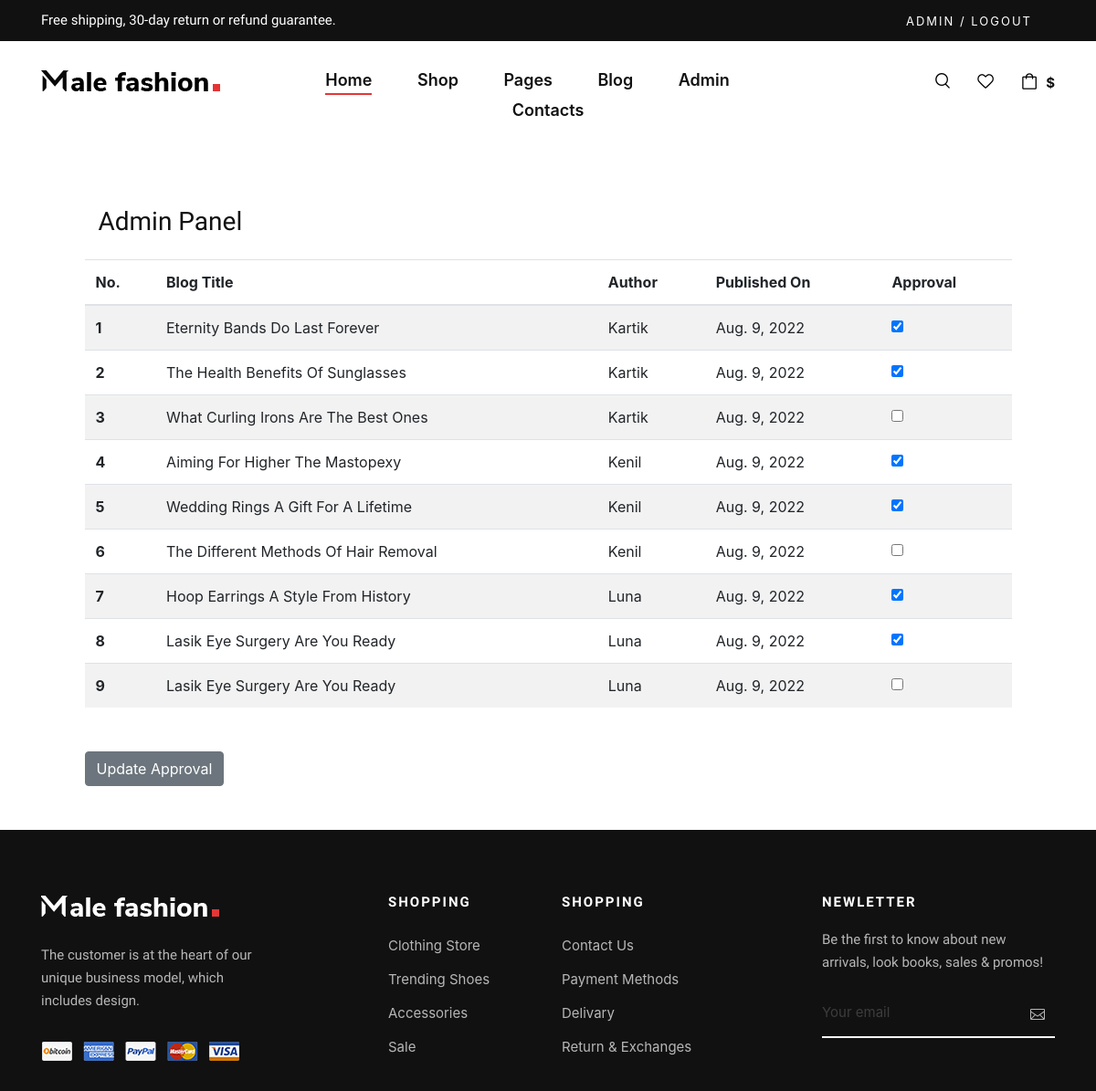
Page /blog/admin_approval (signed in) on the committed database.
### Auths/models.py (models this page shows)
class My_User(AbstractUser):
    email = models.EmailField(unique=True)
    user_type = models.CharField(max_length=255,choices=user_type,default='Buyer Account')
    def __str__(self):
        return self.username

### blogapp/models.py (models this page shows, shortened)
class Blogs(models.Model):
    user = models.ForeignKey(My_User,on_delete=models.CASCADE)
    profile = models.ForeignKey(Blogger_Profile, on_delete=models.CASCADE,blank=True,null=True)
    title = models.CharField(max_length=255)
    pub_date = models.DateField(auto_now_add=True)
    b_image = models.ImageField(upload_to = 'Blogs')
    images = models.FileField(blank=True)
    descriptions = RichTextField(blank=True,null=True)
    is_approved = models.BooleanField(default=False)
    del_approve = models.BooleanField(default=False)
    count = models.IntegerField(default=0)

### blogapp/views.py (the view)
# urls.py: path('admin_approval', views.admin_approval, name='admin_approve'),
def admin_approval(request):
    blog_list = Blogs.objects.all().order_by('-pub_date')
    if request.user.is_superuser:
        if request.method == 'POST':
            blog_list.update(is_approved=False)
            id_list = request.POST.getlist('boxes')
            print(id_list)
            for i in id_list:
                Blogs.objects.filter(id=i).update(is_approved=True)
            messages.success(request, "Blog Request Approved")
            return redirect('admin_approve')
        else:
            context = {
                'blog_list': blog_list,
            }
            return render(request, 'blogapp/admin-approval.html',context)
        context = {
            'blog_list': blog_list,
        }
        return render(request, 'blogapp/admin-approval.html',context)
    else:
        messages.success(request,('You are not authorized to view this page'))
    return render(request, 'blogapp/admin-approval.html')

### templates/blogapp/admin-approval.html (shortened to what this page needs)
{% extends "base.html" %} {% load static %} {% block content %}
<!DOCTYPE html>
<html lang="en">
<head>
</head>
<body>
    <div class="container mt-5 mb-5">
        <div class="row d-flex justify-content-center align-items-center h-100">
            <div class="col-lg-12 col-xl-11">
                <div class="col-md-10 col-lg-6 col-xl-5 order-2 order-lg-1">
                    <h3 class='title mb-4'>Admin Panel</h3>
                </div>
                <form method="post">
                    <table class="table table-striped mb-5">
                        <thead>
                            <tr>
                                <th scope="col">No.</th>
                                <th scope="col">Blog Title</th>
                                <th scope="col">Author</th>
                                <th scope="col">Published On</th>
                                <th scope="col">Approval</th>
                            </tr>
                        </thead>
                        <tbody>
                            {% for i in blog_list %}
                            <tr>
                                <th scope="row">{{ forloop.counter }}</th>
                                <td>{{ i.title }}</td>
                                <td>{{ i.user }}</td>
                                <td>{{ i.pub_date }}</td>
                                <td>
                                    {% if i.is_approved %}
                                    <div class="form-check">
                                        <input class="form-check-input" type="checkbox" checked="checked" value={{ i.id }} name='boxes'>
                                    </div>
                                    {% else %}
                                    <div class="form-check">
                                        <input class="form-check-input" type="checkbox" value={{ i.id }} name='boxes'>
                                    </div>
                                    {% endif %}
                                </td>
                            </tr>
                            {% endfor %}
                        </tbody>
                    </table>
                    <button class="btn btn-secondary" type="submit"> Update Approval </button>
                </form>
            </div>
        </div>
    </div>
</body>
</html>
{% endblock %}

### templates/base.html (shortened to what this page needs)
{% load static %}
<!DOCTYPE html>
<html lang="zxx">
<head>
    <link rel="stylesheet" href="{% static 'css/bootstrap.min.css' %}" type="text/css">
    <link rel="stylesheet" href="{% static 'css/font-awesome.min.css' %}" type="text/css">
    <link rel="stylesheet" href="{% static 'css/elegant-icons.css' %}" type="text/css">
    <link rel="stylesheet" href="{% static 'css/magnific-popup.css' %}" type="text/css">
    <link rel="stylesheet" href="{% static 'css/owl.carousel.min.css' %}" type="text/css">
    <link rel="stylesheet" href="{% static 'css/slicknav.min.css'%}" type="text/css">
    <link rel="stylesheet" href="{% static 'css/style.css' %}" type="text/css">
    <link rel="stylesheet" href="//cdn.jsdelivr.net/npm/alertifyjs@1.13.1/build/css/alertify.min.css" />
    <link rel="stylesheet" href="//cdn.jsdelivr.net/npm/alertifyjs@1.13.1/build/css/themes/bootstrap.min.css" />
</head>
<body>
    <header class="header">
        <div class="header__top">
            <div class="container">
                <div class="row">
                    <div class="col-lg-6 col-md-7">
                        <div class="header__top__left">
                            <p>Free shipping, 30-day return or refund guarantee.</p>
                        </div>
                    </div>
                    <div class="col-lg-6 col-md-5">
                        <div class="header__top__right">
                            <div class="header__top__links">
                                {% if request.user.is_authenticated %}
                                <a href="{% url 'logout' %}">{{ request.user }} / Logout </a> {% else %}
                                <a href="{% url 'login' %}">Sign in</a>
                                <a href="{% url 'register' %}">Sign up</a> {% endif %}
                            </div>
                        </div>
                    </div>
                </div>
            </div>
        </div>
        <div class="container">
            <div class="row">
                <div class="col-lg-3 col-md-3">
                    <div class="header__logo">
                        <a href="{% url 'index' %}"><img src="{% static 'img/logo.png' %}" alt=""></a>
                    </div>
                </div>
                <div class="col-lg-6 col-md-6">
                    <nav class="header__menu mobile-menu">
                        <ul>
                            <li class="active"><a href="{% url 'index' %}">Home</a></li>
                            <li><a href="{% url 'shop' %}">Shop</a>
                            </li>
                            <li><a href="#">Pages</a>
                            </li>
                            <li><a href="{% url 'blog' %}">Blog</a>
                            </li>
                            {% if user.is_superuser %}
                            <li><a href="{% url 'admin_approve' %}">Admin</a></li>
                            {% endif %}
                            <li><a href="{% url 'contact_us' %}">Contacts</a></li>
                        </ul>
                    </nav>
                </div>
                <div class="col-lg-3 col-md-3">
                    <div class="header__nav__option">
                        <a href="#" class="search-switch"><img src="{% static 'img/icon/search.png' %}" alt=""></a>
                        <a href="{% url 'wishlist' %}"><img src="{% static 'img/icon/heart.png' %}" alt=""></a>
                        <a href="{% url 'cart' %}"><img src="{% static 'img/icon/cart.png' %}" alt=""> </a>
                        <div class="price">${{ total_price }}</div>
                    </div>
                </div>
            </div>
        </div>
    </header>
    {% block content %} {% endblock %}
    <footer class="footer">
        <div class="container">
            <div class="row">
                <div class="col-lg-3 col-md-6 col-sm-6">
                    <div class="footer__about">
                        <div class="footer__logo">
                            <a href="#"><img src="{% static 'img/footer-logo.png' %}" alt=""></a>
                        </div>
                        <p>The customer is at the heart of our unique business model, which includes design.</p>
                        <a href="#"><img src="{% static 'img/payment.png' %}" alt=""></a>
                    </div>
                </div>
                <div class="col-lg-2 offset-lg-1 col-md-3 col-sm-6">
                    <div class="footer__widget">
                        <h6>Shopping</h6>
                        <ul>
                            <li><a href="#">Clothing Store</a></li>
                            <li><a href="#">Trending Shoes</a></li>
                            <li><a href="#">Accessories</a></li>
                            <li><a href="#">Sale</a></li>
                        </ul>
                    </div>
                </div>
                <div class="col-lg-2 col-md-3 col-sm-6">
                    <div class="footer__widget">
                        <h6>Shopping</h6>
                        <ul>
                            <li><a href="#">Contact Us</a></li>
                            <li><a href="#">Payment Methods</a></li>
                            <li><a href="#">Delivary</a></li>
                            <li><a href="#">Return & Exchanges</a></li>
                        </ul>
                    </div>
                </div>
                <div class="col-lg-3 offset-lg-1 col-md-6 col-sm-6">
                    <div class="footer__widget">
                        <h6>NewLetter</h6>
                        <div class="footer__newslatter">
                            <p>Be the first to know about new arrivals, look books, sales & promos!</p>
                            <form action="#">
                                <input type="text" placeholder="Your email">
                                <button type="submit"><span class="icon_mail_alt"></span></button>
                            </form>
                        </div>
                    </div>
                </div>
            </div>
        </div>
    </footer>
</body>
</html>

### static/css/style.css (style rules this page uses)
html, body { height: 100%; font-family: "Nunito Sans", sans-serif; -webkit-font-smoothing: antialiased; }
h1, h2, h3, h4, h5, h6 { margin: 0; color: #111111; font-weight: 400; font-family: "Nunito Sans", sans-serif; }
h3 { font-size: 30px; }
h6 { font-size: 16px; }
p { font-size: 15px; font-family: "Nunito Sans", sans-serif; color: #3d3d3d; font-weight: 400; line-height: 25px; margin: 0 0 15px 0; }
img { max-width: 100%; }
ul, ol { padding: 0; margin: 0; }
.header { background: #ffffff; }
.header__top { background: #111111; padding: 10px 0; }
.header__top__left p { color: #ffffff; margin-bottom: 0; }
.header__top__right { text-align: right; }
.header__top__links { display: inline-block; margin-right: 25px; }
.header__top__links a { color: #ffffff; font-size: 13px; text-transform: uppercase; letter-spacing: 2px; margin-right: 28px; display: inline-block; }
.header__top__links a:last-child { margin-right: 0; }
.header__logo { padding: 30px 0; }
.header__logo a { display: inline-block; }
.header__menu { text-align: center; padding: 26px 0 25px; }
.header__menu ul li { list-style: none; display: inline-block; margin-right: 45px; position: relative; }
.header__menu ul li.active a:after { -webkit-transform: scale(1); -ms-transform: scale(1); transform: scale(1); }
.header__menu ul li:last-child { margin-right: 0; }
.header__menu ul li a { font-size: 18px; color: #111111; display: block; font-weight: 600; position: relative; padding: 3px 0; }
.header__menu ul li a:after { position: absolute; left: 0; bottom: 0; width: 100%; height: 2px; background: #e53637; content: ""; -webkit-transition: all, 0.5s; -o-transition: all, 0.5s; transition: all, 0.5s; -webkit-transform: scale(0); -ms-transform: scale(0); transform: scale(0); }
.header__nav__option { text-align: right; padding: 30px 0; }
.header__nav__option a { display: inline-block; margin-right: 26px; position: relative; }
.header__nav__option .price { font-size: 15px; color: #111111; font-weight: 700; display: inline-block; margin-left: -20px; position: relative; top: 3px; }
.footer { background: #111111; padding-top: 70px; }
.footer__about { margin-bottom: 30px; }
.footer__about .footer__logo { margin-bottom: 30px; }
.footer__about .footer__logo a { display: inline-block; }
.footer__about p { color: #b7b7b7; margin-bottom: 30px; }
.footer__widget { margin-bottom: 30px; }
.footer__widget h6 { color: #ffffff; font-size: 15px; font-weight: 700; text-transform: uppercase; letter-spacing: 2px; margin-bottom: 20px; }
.footer__widget ul li { line-height: 36px; list-style: none; }
.footer__widget ul li a { color: #b7b7b7; font-size: 15px; }
.footer__widget .footer__newslatter p { color: #b7b7b7; }
.footer__widget .footer__newslatter form { position: relative; }
.footer__widget .footer__newslatter form input { width: 100%; font-size: 15px; color: #3d3d3d; background: transparent; border: none; padding: 15px 0; border-bottom: 2px solid #ffffff; }
.footer__widget .footer__newslatter form input::placeholder { color: #3d3d3d; }
.footer__widget .footer__newslatter form button { color: #b7b7b7; font-size: 16px; position: absolute; right: 5px; top: 0; height: 100%; background: transparent; border: none; }
@media only screen and (min-width: 1200px) { .container { max-width: 1170px; } }

### rows in the picture
My_User: user "ADMIN"
Blogs: title "Eternity Bands Do Last Forever", user "Kartik", pub_date "Aug. 9, 2022"
Blogs: title "The Health Benefits Of Sunglasses", user "Kartik", pub_date "Aug. 9, 2022"
Blogs: title "What Curling Irons Are The Best Ones", user "Kartik", pub_date "Aug. 9, 2022"
Blogs: title "Aiming For Higher The Mastopexy", user "Kenil", pub_date "Aug. 9, 2022"
Blogs: title "Wedding Rings A Gift For A Lifetime", user "Kenil", pub_date "Aug. 9, 2022"
Blogs: title "The Different Methods Of Hair Removal", user "Kenil", pub_date "Aug. 9, 2022"
Blogs: title "Hoop Earrings A Style From History", user "Luna", pub_date "Aug. 9, 2022"
Blogs: title "Lasik Eye Surgery Are You Ready", user "Luna", pub_date "Aug. 9, 2022"
Blogs: title "Lasik Eye Surgery Are You Ready", user "Luna", pub_date "Aug. 9, 2022"
